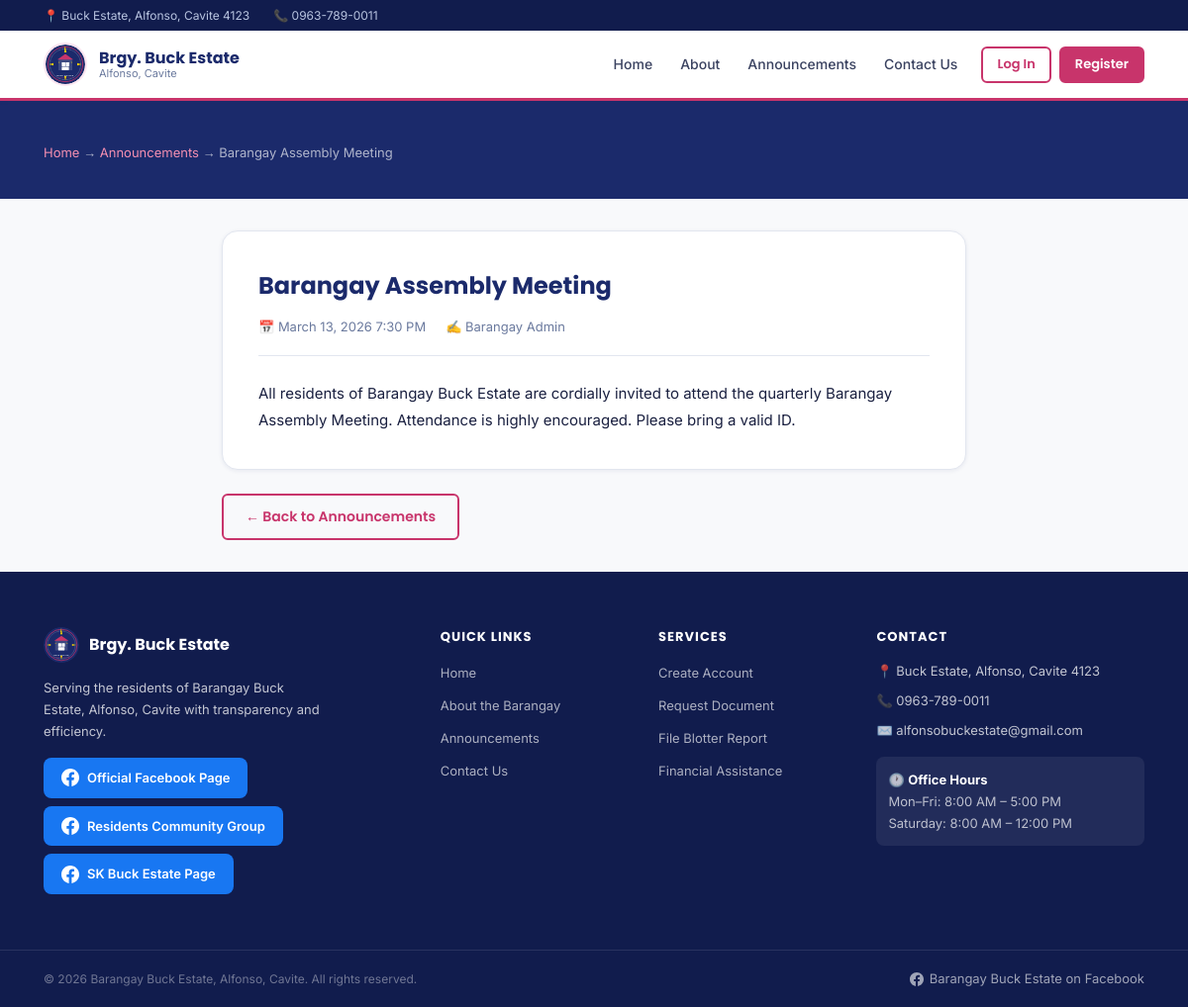
Page /announcement.php?id=1 on the earlier database version.
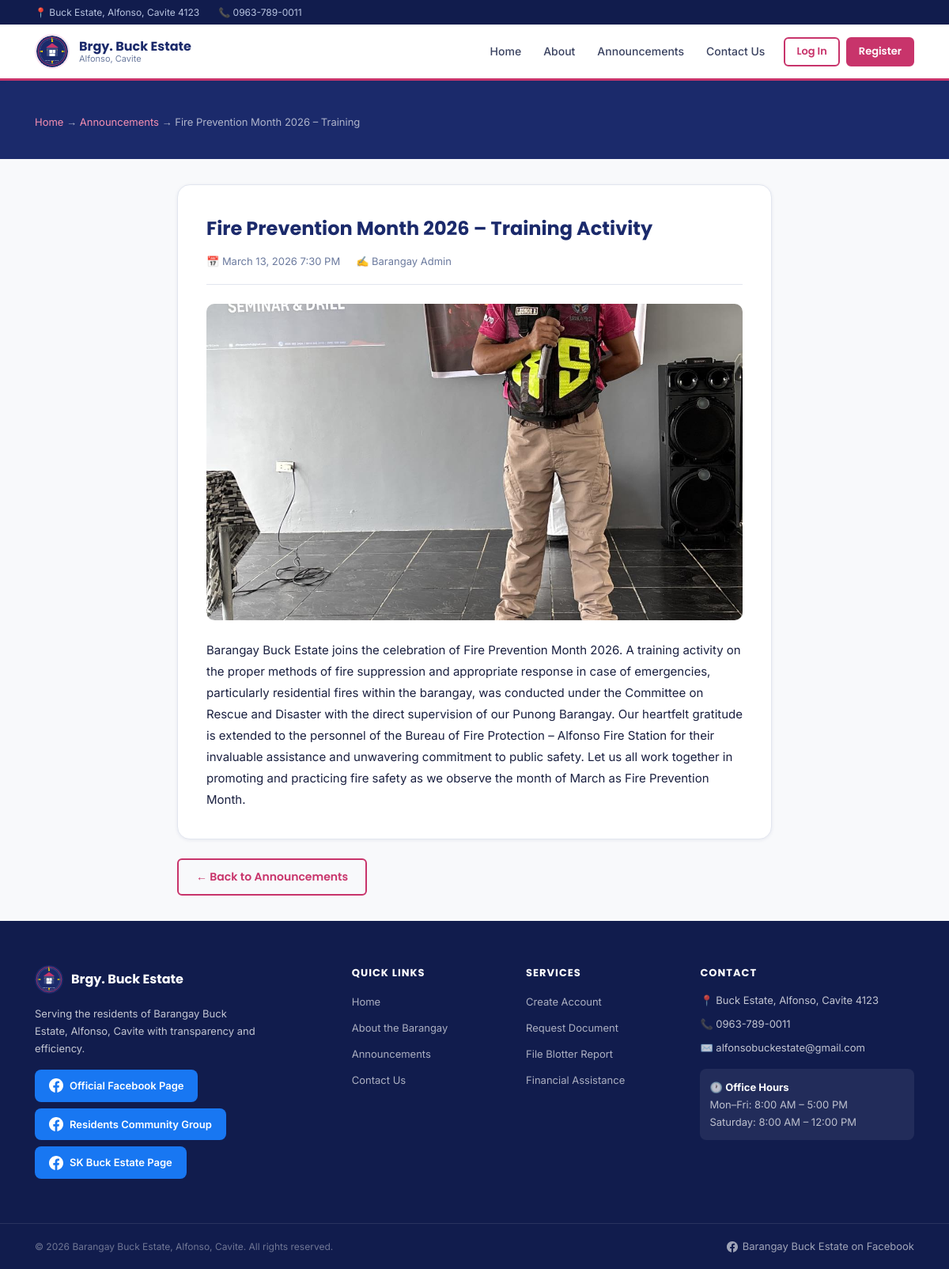
Same page on the later database version.
### tables this page shows
CREATE TABLE IF NOT EXISTS `announcements` (
    `id`         INT AUTO_INCREMENT PRIMARY KEY,
    `title`      VARCHAR(255) NOT NULL,
    `content`    TEXT NOT NULL,
    `image_url`  VARCHAR(500),
    `posted_by`  INT,
    `status`     ENUM('published','draft','archived') DEFAULT 'published',
    `created_at` TIMESTAMP DEFAULT CURRENT_TIMESTAMP,
    `updated_at` TIMESTAMP DEFAULT CURRENT_TIMESTAMP ON UPDATE CURRENT_TIMESTAMP,
    FOREIGN KEY (`posted_by`) REFERENCES `users`(`id`) ON DELETE SET NULL
);

CREATE TABLE IF NOT EXISTS `users` (
    `id`         INT AUTO_INCREMENT PRIMARY KEY,
    `fname`      VARCHAR(100) NOT NULL,
    `lname`      VARCHAR(100) NOT NULL,
    `email`      VARCHAR(150) NOT NULL UNIQUE,
    `password`   VARCHAR(255) NOT NULL,
    `address`    TEXT NOT NULL,
    `contact`    VARCHAR(20) NOT NULL,
    `role`       ENUM('resident','admin') NOT NULL DEFAULT 'resident',
    `status`     ENUM('active','inactive') NOT NULL DEFAULT 'active',
    `created_at` TIMESTAMP DEFAULT CURRENT_TIMESTAMP
);

### includes/functions.php (called while the page is built, shortened)
<?php
function sanitize(string $value): string {
    return htmlspecialchars(trim($value), ENT_QUOTES, 'UTF-8');
}
function formatDateTime(string $date): string {
    return date('F j, Y g:i A', strtotime($date));
}

### announcement.php (the view, shortened to what this page needs)
<?php
require_once __DIR__ . '/includes/functions.php';
$pdo = getDB();
$id  = (int)($_GET['id'] ?? 0);
$stmt = $pdo->prepare("SELECT a.*, u.fname, u.lname FROM announcements a LEFT JOIN users u ON a.posted_by=u.id WHERE a.id=? AND a.status='published'");
$stmt->execute([$id]);
$ann = $stmt->fetch();
require_once __DIR__ . '/includes/header.php';
?>
<div class="page-header">
    <div class="container">
        <p class="page-header__breadcrumb"><a href="/index.php">Home</a> → <a href="/announcements.php">Announcements</a> → <?= sanitize(substr($ann['title'],0,40)) ?></p>
    </div>
</div>
<section class="section--sm">
    <div class="container" style="max-width:800px;">
        <div class="announce-detail fade-in">
            <h1 class="announce-detail__title"><?= sanitize($ann['title']) ?></h1>
            <div class="announce-detail__meta">
                <span>📅 <?= formatDateTime($ann['created_at']) ?></span>
                <span>✍️ <?= sanitize($ann['fname'] . ' ' . $ann['lname']) ?></span>
            </div>
            <?php if (!empty($ann['image_url'])): ?>
                <img src="<?= sanitize($ann['image_url']) ?>" alt="<?= sanitize($ann['title']) ?>" class="announce-detail__img" loading="lazy">
            <?php endif; ?>
            <div class="announce-detail__content"><?= nl2br(sanitize($ann['content'])) ?></div>
        </div>
        <div class="mt-3">
            <a href="/announcements.php" class="btn btn--outline">← Back to Announcements</a>
        </div>
    </div>
</section>
<?php require_once __DIR__ . '/includes/footer.php'; ?>

Differences in the rows shown:
changed announcements "Barangay Admin": title "Barangay Assembly Meeting" → "Fire Prevention Month 2026 – Training"; title "Barangay Assembly Meeting" → "Fire Prevention Month 2026 – Training Activity"; image_url: picture added; content "All residents of Barangay Buck Estate are cordially invited to attend the quarterly Barangay Assembly Meeting. Attendance is highly encouraged. Please bring a valid ID." → "Barangay Buck Estate joins the celebration of Fire Prevention Month 2026. A training activity on the proper methods of fire suppression and appropriate response in case of emergencies, particularly residential fires within the barangay, was conducted under the Committee on Rescue and Disaster with the direct supervision of our Punong Barangay. Our heartfelt gratitude is extended to the personnel of the Bureau of Fire Protection – Alfonso Fire Station for their invaluable assistance and unwavering commitment to public safety. Let us all work together in promoting and practicing fire safety as we observe the month of March as Fire Prevention Month."
